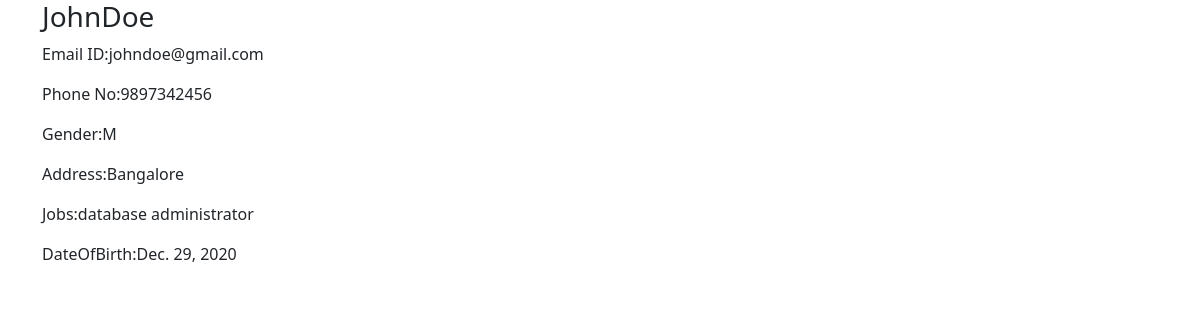
The page /details/1 on the database its author committed.
### app12/models.py (models this page shows)
class Employeemodel(models.Model):
    GENDER_CHOICE = [
        ('M','Male'),
        ('F','FeMale'),
    ]
    first_name=models.CharField(max_length=30)
    last_name=models.CharField(max_length=30,blank=True)
    email_id=models.EmailField(max_length=30)
    phone_num=models.IntegerField()
    employee_gender=models.CharField(choices=GENDER_CHOICE,max_length=1)
    employee_address=models.TextField()
    employee_jobs=models.ManyToManyField('Availablejobs')
    date_of_birth=models.DateField()

class Availablejobs(models.Model):
    name=models.CharField(max_length=30)
    def __str__(self):
        return self.name

### app12/views.py (the view)
# urls.py: path('details/<int:employee_id>',views.emp_details,name='emp_details')
def emp_details(request,employee_id):
    try:
        employee = Employeemodel.objects.get(id=employee_id)
    except Employeemodel.DoesNotExist:
        raise Http404('Employee Not Exists')
    return render(request,'details.html',{'employee':employee})

### templates/details.html
{% extends 'base.html' %}
{% block content %}
<div class="container">
  <div class="row">
      <div class="col-lg-12">
          <h3>{{ employee.first_name }}{{ employee.last_name }}</h3>
          <p>Email ID:{{ employee.email_id }}</p>
          <p>Phone No:{{ employee.phone_num }}</p>
          <p>Gender:{{ employee.employee_gender }}</p>
          <p>Address:{{ employee.employee_address }}</p>
          {% for i in employee.employee_jobs.all %}
          <p>Jobs:{{ i }}</p>
          {% endfor %}
          <p>DateOfBirth:{{ employee.date_of_birth }}</p>
      </div>
  </div>
</div>
{% endblock %}

### rows shown on the page
Employeemodel: email_id "johndoe@gmail.com", phone_num "9897342456", employee_gender "M", employee_address "Bangalore", date_of_birth "Dec. 29, 2020"
Availablejobs: name "database administrator"
